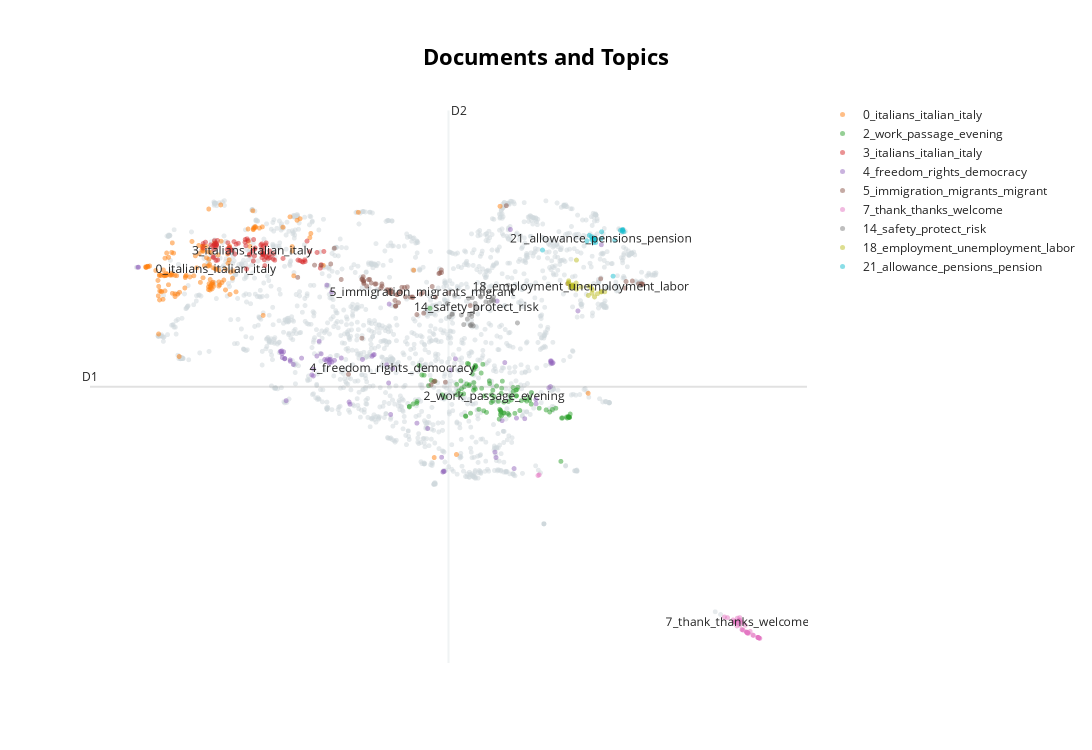

The notebook cell saved with this chart:
### Code cell
sentence_model = SentenceTransformer("all-MiniLM-L6-v2")
embeddings = sentence_model.encode(docs, show_progress_bar=False)
# reduced_embeddings = UMAP(n_neighbors=10, n_components=2, min_dist=0.0, metric='cosine').fit_transform(embeddings)
documents_and_topics_fig = topic_model.visualize_documents(docs, topics=topics)
documents_and_topics_fig.write_html(processed_dir + 'html/documents-and-topics.html')
documents_and_topics_fig
